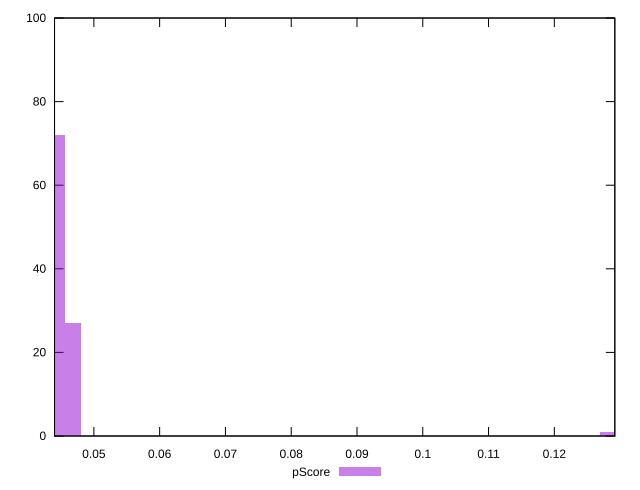

The script that saved this image:
reset

$pScore <<EOF
0.04437775228419081 72
0.04684318296664586 27
0.12820239548766232 1
EOF

set key outside below
set boxwidth 0.002465430682455045
set xrange [0.04401922222035487:0.12919686912511663]
set yrange [0:100]
set trange [0:100]
set style fill transparent solid 0.5 noborder
set terminal svg size 640, 490 enhanced background rgb 'white'
set output "reports/report_00030_2021-02-24T20-42-31.540Z/uses-long-cache-ttl/samples/astro/pScore/histogram.svg"

plot $pScore title "pScore" with boxes

reset
